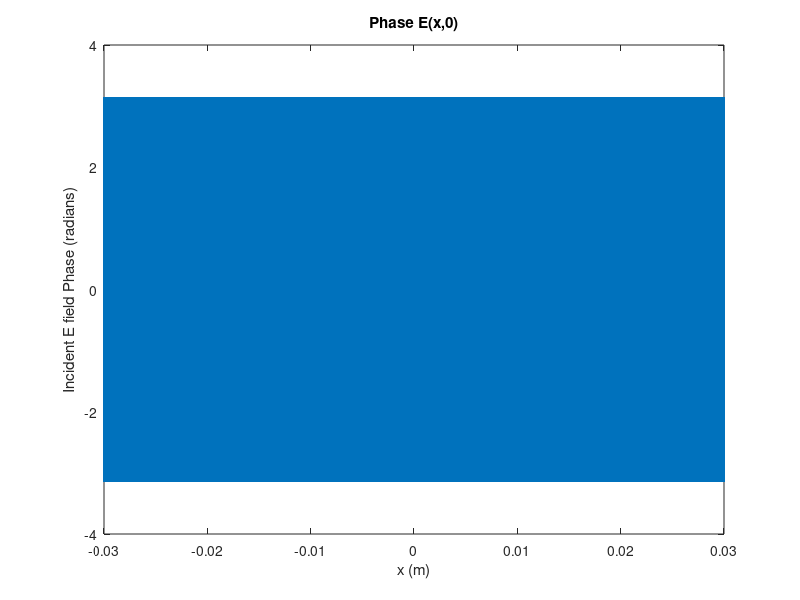

The MATLAB script that drew this image: (Note: this script raises an error after producing the figure.)
% Fourier Optics, Homework #3 - Bohan Zhang
% Part c
% Version 2, with a lens at focal length = object distance
clear; clc; close all;

% save img path (end it with a '\')
% make sure the folder already exists beforehand
figs_path = 'C:\Users\beezy_000\Google Drive\CU Boulder\coursework\2016 Fall\Fourier Optics\HW\hw2\latex\figs\part2_e\';
save_off = true;
DEBUG = true;

%% Parameters

% assuming an incident E field of a plane wave
lambda0 = 1e-6;         % 1 um wavelength
n0 = 1;                 % medium index of refraction
lambda = lambda0/n0;    % material wavelength
k = 2*pi/lambda;        % material wavenumber

% Grating parameters
m = 8;              % taken from book
qmax = 4;
L = 100*lambda;      % width of phase grating
fo_grat = 10/L;   

% Defining the space for proper DFT
z_ff = ((L/2)^2)/lambda;   % propagate into fraunhoffer
W = 600*L;
dx = (lambda/5);
Nx = W/dx;
x = ( -Nx/2:((Nx/2)-1) ) .* dx;               % space vector (centered around 0) (m)
fx = ( -Nx/2:((Nx/2)-1) ) .* (1/(Nx*dx));     % frequency vector (centered around 0) (1/m)

% Lens parameters
f = z_ff;                       % focal point = object distance
D = [500] .* 2*(lambda*z_ff)/L;

% propagation distance(s)
n_z = 100;                           % number of Z's i wanna make
ff_factor = 20;                      % how many far fields i wanna go to
z = linspace(0,ff_factor,n_z).*z_ff; % z's to propagate to
% z = z_ff*ff_factor;

T_sinc = fo_grat*max(z)*lambda
xmax = max(x)

%% Generate incident field

e_x0 = double( abs(x) <= L/2) .* exp( 1i * (m/2) .* sin( 2*pi*fo_grat.*x) );
% e_x0 = exp( 1i * (m/2) .* sin( 2*pi*fo_grat.*x) );

% plot the incident field
figure;
plot(x, angle(e_x0));
xlabel('x (m)'); ylabel('Incident E field Phase (radians)'); title('Phase E(x,0)');
save_fig_multiformat( gcf, figs_path, ['Ex_0'], save_off);

% plot the incident field
figure;
plot(x, angle(e_x0));
xlabel('x (m)'); ylabel('Incident E field Phase (radians)'); title('Phase E(x,0)');
xlim([ -L/2, L/2 ]);
save_fig_multiformat( gcf, figs_path, ['Ex_0'], save_off);

% Compute the R.S. Propagation to the lens
[ E_XZ_l, FZ_l, E_fxfz_l ] = RS_prop( x, fx, e_x0, z, lambda0, n0 );

% take the e field at the lens
e_xz_l = E_XZ_l(end,:);
fz_l = FZ_l(end,:);

% Multiply by lens factor
t_l = exp(-1i* (k/(2*f)) .* (x.^2) );
pupil_l = double(abs(x) <= D/2);
e_xz_l_plus = e_xz_l .* t_l .* pupil_l;

% Compute the R.S. Propagation to the image
[ E_XZ, FZ, E_fxfz ] = RS_prop( x, fx, e_xz_l_plus, z, lambda0, n0 );

% Compute the R.S. Propagation to the image
% [ E_XZ, FZ, E_fxfz ] = RS_prop( x, fx, e_x0, z, lambda0, n0, DEBUG );

% take the e field at zmax
e_xz = E_XZ(end,:);
fz = FZ(end,:);

fprintf('Finished RS Prop\n\n');

%% Plotting field


% plot the propagated field
figure;
plot(x, abs(e_xz));
xlabel('x (m)'); ylabel('Propagated E Field');
title('E(x,z) (abs) at image');
save_fig_multiformat( gcf, figs_path, ['Ex_zmax'], save_off);

% Plot the field in 2D space, amp
figure;
imagesc( z, x, (abs([E_XZ])).' );
title('Amplitude of propagated field');
xlabel('z (m)'); ylabel('x (m)');
colorbar
% ylim([ -10*L, 10*L ]);
set(gca,'YDir','normal')
save_fig_multiformat( gcf, figs_path, ['Ex_z_all'], save_off);

% % Plot the field in 2D space, amp
% figure;
% imagesc( [z, z+z(end)], x, (abs([E_XZ_l; E_XZ])).' );
% title('Amplitude of propagated field');
% xlabel('z (m)'); ylabel('x (m)');
% colorbar
% % ylim([ -10*L, 10*L ]);
% set(gca,'YDir','normal')
% save_fig_multiformat( gcf, figs_path, ['Ex_z_all'], save_off);

% Analytical solution
zmax = max(z);
% x = x.*(1e4);
U = (1/(1i*lambda*zmax)) .* exp(1i*k*zmax) .* exp(1i * (k/(2*zmax)) .* (x.^2) );
q = -qmax:1:qmax;
s_sincs = zeros(size(U));
for ii = 1:length(q)
    s_sincs = s_sincs + besselj(q(ii), m/2).*sinc( (L/(lambda*zmax)) .* (x - q(ii) * fo_grat * zmax * lambda) );
end

U = U .* s_sincs;

% plot analytical
figure;
plot( x, abs(U) );
xlabel('x (m)'); ylabel('U (Abs)');
title('Theoretical field');
% makeFigureNice();

% plot analytical and numerical
figure;
plot( x, abs(e_xz)./max(abs(e_xz)), x, abs(U)./max(abs(U)) );
xlabel('x (m)'); ylabel('E field (abs)');
title('Numerical versus theoretical field');
makeFigureNice();







